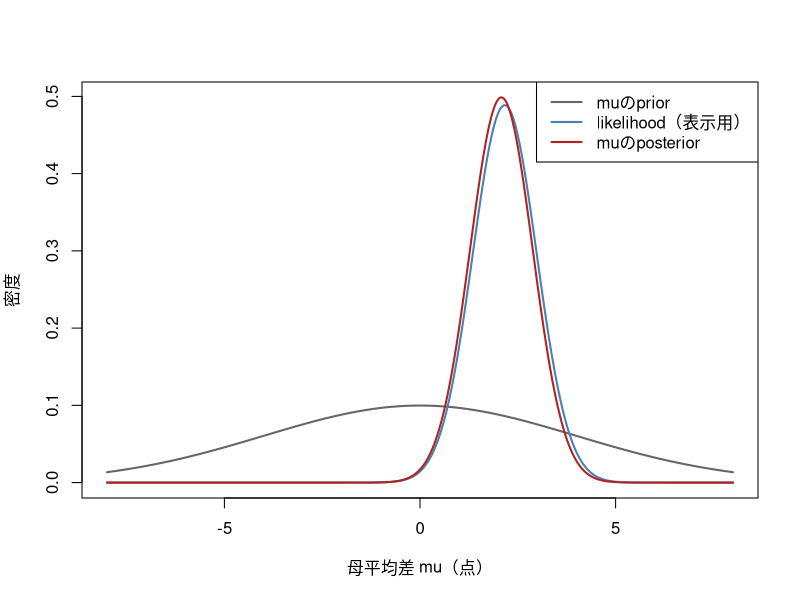
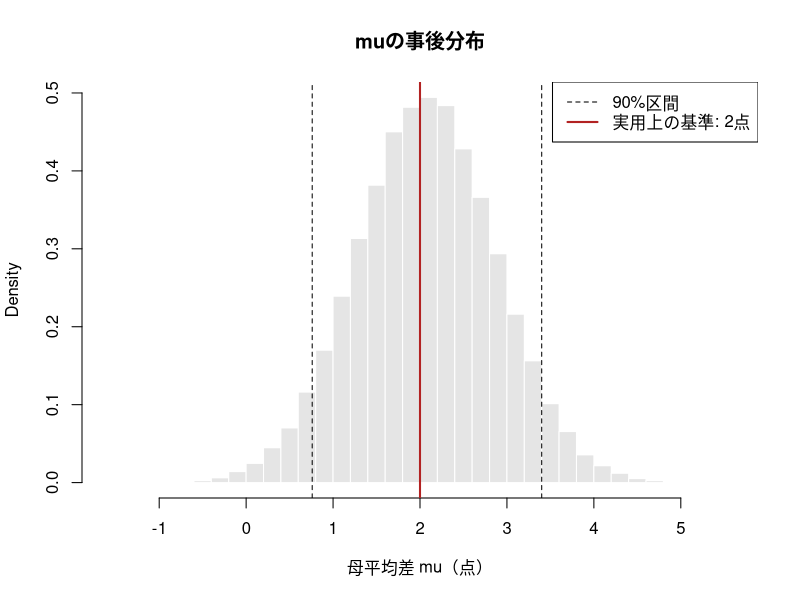

Reproduce these figures in R, in order.
## ---- chunk 1
diff <- c(3, -1, 5, 2, 4, 0, 1, 6, 2, 3, -2, 4,
          1, 5, 0, 2, 3, 1, 4, -1, 2, 5, 0, 3)

dat <- data.frame(
  sleep_h = c(6.5, 8, 9, 7, 8.5, 7.5, 9.5, 6, 8, 7, 9, 8.5),
  score = c(63, 72, 76, 66, 74, 69, 82, 59, 72, 65, 79, 75)
)
dat$sleep_c <- dat$sleep_h - 8
## ---- chunk 2
mu_grid <- seq(-8, 8, length.out = 2001)
prior <- dnorm(mu_grid, mean = 0, sd = 4)
log_lik <- sapply(mu_grid, function(mu) {
  sum(dnorm(diff, mean = mu, sd = 4, log = TRUE))
})
likelihood_shape <- exp(log_lik - max(log_lik))
posterior_raw <- prior * likelihood_shape
grid_width <- mu_grid[2] - mu_grid[1]
posterior_density <- posterior_raw /
  sum(posterior_raw * grid_width)
posterior_weight <- posterior_density * grid_width
likelihood_for_plot <- likelihood_shape /
  sum(likelihood_shape * grid_width)

matplot(
  mu_grid,
  cbind(prior, likelihood_for_plot, posterior_density),
  type = "l", lty = 1, lwd = 2,
  col = c("grey40", "steelblue", "firebrick"),
  xlab = "母平均差 mu（点）", ylab = "密度"
)
legend(
  "topright", c("muのprior", "likelihood（表示用）", "muのposterior"),
  col = c("grey40", "steelblue", "firebrick"), lty = 1, lwd = 2
)

set.seed(2026)
draws <- sample(mu_grid, 100000, replace = TRUE, prob = posterior_weight)
interval_90 <- quantile(draws, c(.05, .5, .95))
interval_90
mean(draws > 2)

hist(draws, breaks = 40, probability = TRUE,
     col = "grey90", border = "white",
     xlab = "母平均差 mu（点）", main = "muの事後分布")
abline(v = interval_90[c(1, 3)], lty = 2)
abline(v = 2, col = "firebrick", lwd = 2)
legend("topright", c("90%区間", "実用上の基準: 2点"),
       col = c("black", "firebrick"), lty = c(2, 1), lwd = c(1, 2))
